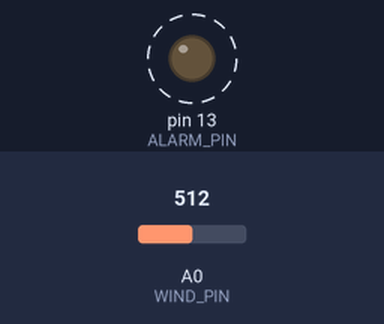
The sketch below on a simulated Arduino Uno, built with avr-gcc and run on an emulated ATmega328P. Parts: output pins drawn as LEDs (lit = HIGH). Dashed ring = blinking. Inputs (shaded band) come from the test bench; at power-on: A0 (WIND_PIN) = 512. What the sketch prints to the serial monitor is not drawn.

Above: at 1.2 s.
1.3 s: A0 (WIND_PIN) set to 22
4.3 s: A0 (WIND_PIN) set to 18
At 5.5 s:
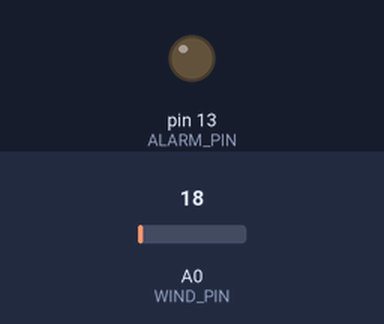
5.8 s: A0 (WIND_PIN) set to 1023
At 6.17 s:
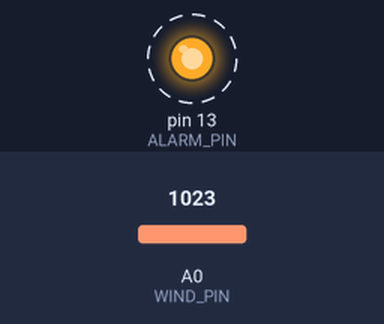
8.8 s: A0 (WIND_PIN) set to 0
At 8.9 s:
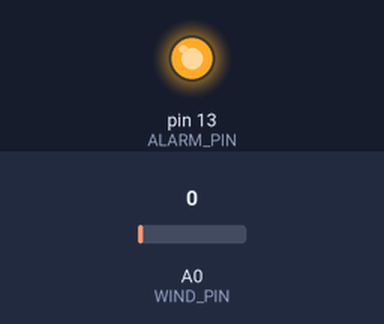
10.3 s: A0 (WIND_PIN) set to 122
At 10.85 s:
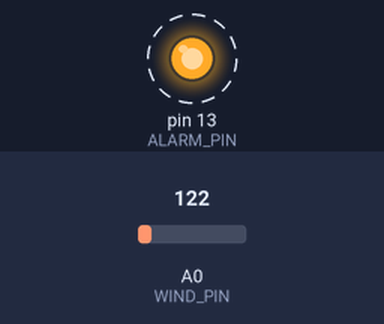
Timing chart, 0 to 14.3 s (numbered marks = the images above; inputs shaded):
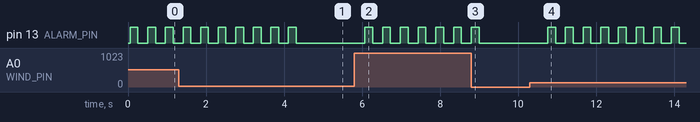

Measured:
- the behaviour switches between 21 and 20 on A0 (WIND_PIN) (found by bisection; images 0 and 1)
- after the input at 4.3 s, pin 13 (ALARM_PIN): goes on until 4.3 s, then stays LOW
- after the input at 5.8 s, pin 13 (ALARM_PIN): alternates HIGH for 0.20 s and LOW for 0.26 s, starting after 0.27 s
- after the input at 8.8 s, pin 13 (ALARM_PIN): goes on until 9.0 s, then stays LOW
- after the input at 10.3 s, pin 13 (ALARM_PIN): alternates HIGH for 0.20 s and LOW for 0.25 s, starting after 0.46 s
- by itself, pin 13 (ALARM_PIN): alternates HIGH for 0.20 s and LOW for 0.25 s

The sketch:

01_WindSensor.ino
```cpp
/*
 * 01 风速传感器（三杯式风速计，0~5V 模拟电压输出）
 * 新增功能：风速 > 10 km/h 时触发报警（板载 LED 闪烁 + 串口警告）
 *
 * 接线：
 *   传感器 红线 → UNO A0
 *   传感器 黑线 → UNO GND
 *   报警指示  → 引脚 13（默认板载 LED，可外接有源蜂鸣器实现声音报警）
 *
 * 换算公式（官方例程给的标准公式）：
 *   电压 V = ADC值 × 5.0 / 1024
 *   风速(km/h) = 100 × V
 *   例：读到 1V → 100 km/h；0.5V → 50 km/h
 *
 * 打开串口监视器（Ctrl+Shift+M），波特率选 9600，就能看到风速。
 * 对着传感器吹气，数值会明显变大。
 * 风速超过 10 km/h 时：板载 LED 快速闪烁报警，串口打印警告。
 */

const int WIND_PIN = A0;                // 模拟输入引脚（风速传感器）
const int ALARM_PIN = 13;               // 报警引脚：默认板载 LED，可外接有源蜂鸣器
const float WIND_ALARM_THRESHOLD = 10.0; // 报警阈值：风速 > 10 km/h 触发报警

void setup() {
  Serial.begin(9600);         // 打开串口，波特率 9600
  pinMode(ALARM_PIN, OUTPUT); // 报警引脚设为输出模式
}

void loop() {
  int adc = analogRead(WIND_PIN);       // 1. 读 ADC 原始值 0~1023
  float volt = adc * (5.0 / 1024.0);    // 2. 换算成电压 0~5V
  float kmh  = 100.0 * volt;            // 3. 官方公式：km/h
  float ms   = kmh / 3.6;               // 4. 顺便转成 m/s

  Serial.print("ADC=");
  Serial.print(adc);
  Serial.print("  电压=");
  Serial.print(volt, 2);
  Serial.print("V  风速=");
  Serial.print(kmh, 1);
  Serial.print(" km/h (");
  Serial.print(ms, 1);
  Serial.println(" m/s)");

  // 报警判断：风速超过阈值 → LED 快速闪烁 + 串口警告
  if (kmh > WIND_ALARM_THRESHOLD) {
    Serial.println("!!! 警告：风速超过 10 km/h，请注意防范强风 !!!");
    digitalWrite(ALARM_PIN, HIGH);   // 报警 LED 亮
    delay(200);
    digitalWrite(ALARM_PIN, LOW);    // 报警 LED 灭
    delay(200);                      // 快速闪烁（约 0.4 秒一个周期）
  } else {
    digitalWrite(ALARM_PIN, LOW);    // 风速正常，关闭报警
    delay(500);                      // 每 0.5 秒刷新一次
  }
}
```
